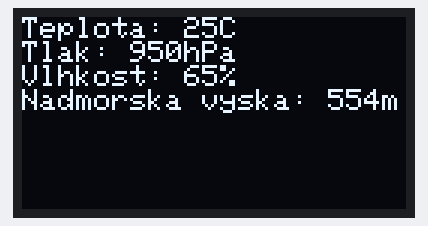
This sketch was run on a simulated ESP32-S3. Shown: 128×64 one-colour display.

Above: at 0.1 s.

The sketch:

ESP32-S3_DevKit_OLED-text.ino
```cpp
#include <Arduino.h>
#include <SPI.h>
#include <Wire.h>
#include <Adafruit_GFX.h>    // https://github.com/adafruit/Adafruit-GFX-Library
#include <Adafruit_SH110X.h> // https://github.com/adafruit/Adafruit_SH110X

#define I2C_SDA 42
#define I2C_SCL 2
#define SENSOR_SUPPLY 47
#define i2c_Address 0x3c

TwoWire I2C_OLED = TwoWire(0);
Adafruit_SH1106G display = Adafruit_SH1106G(128, 64, &I2C_OLED, -1); // Nastaví display

void setup()
{
  Serial.begin(115200);
  while (!Serial); // time to get serial running

  pinMode(SENSOR_SUPPLY, OUTPUT);
  digitalWrite(SENSOR_SUPPLY, HIGH);

  I2C_OLED.begin(I2C_SDA, I2C_SCL, 400000); // Nastaví I2C

  display.begin(i2c_Address, true);
  display.clearDisplay();
  display.setTextColor(SH110X_WHITE);
  display.setTextSize(1);
}

void loop()
{
  // put your main code here, to run repeatedly:
  display.setCursor(0, 0);
  display.println("Teplota: 25C");
  display.println("Tlak: 950hPa");
  display.println("Vlhkost: 65%");
  display.println("Nadmorska vyska: 554m");
  display.display();
  delay(500);
  display.clearDisplay();
}
```
